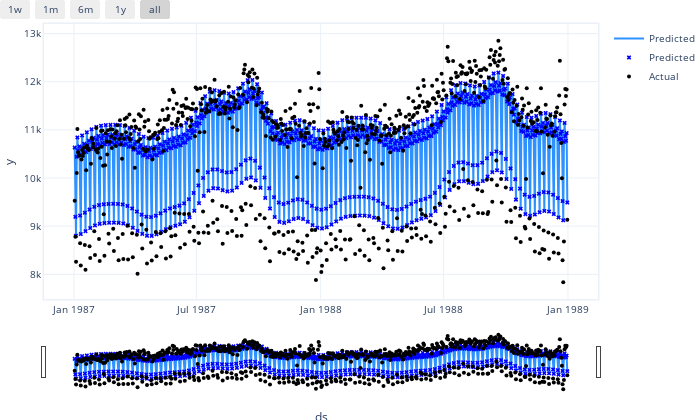

Here is the notebook cell this chart was saved with:
### Code cell
fig_test.show()

### Figure 1 — Plotly figure (JSON) as saved in the notebook; plotly's stock layout.template omitted (floating-point values rounded to 4 significant figures; data arrays with more than 128 entries replaced by an {"elided": "..."} marker saying what was removed)
{"data": [{"line": {"color": "#2d92ff", "width": 2}, "mode": "lines", "name": "Predicted", "type": "scatter", "uid": "cbcbb294-0175-4917-a7e6-5c209d645eb4", "x": {"elided": "730 str values"}, "y": {"elided": "730 float values"}}, {"marker": {"color": "blue", "size": 4, "symbol": "x"}, "mode": "markers", "name": "Predicted", "type": "scatter", "uid": "8375b054-7b29-42b5-8701-c6e5a39ebbc1", "x": {"elided": "730 str values"}, "y": {"elided": "730 float values"}}, {"marker": {"color": "black", "size": 4}, "mode": "markers", "name": "Actual", "type": "scatter", "uid": "6831bf76-b177-48a7-87d9-084aa6d424c9", "x": {"elided": "730 str values"}, "y": {"elided": "730 int values"}}], "layout": {"autosize": true, "font": {"size": 10}, "height": 420, "hovermode": "x unified", "margin": {"b": 0, "l": 0, "pad": 0, "r": 10, "t": 10}, "showlegend": true, "title": {"font": {"size": 12}}, "width": 700, "xaxis": {"linewidth": 1.5, "mirror": true, "rangeselector": {"buttons": [{"count": 7, "label": "1w", "step": "day", "stepmode": "backward"}, {"count": 1, "label": "1m", "step": "month", "stepmode": "backward"}, {"count": 6, "label": "6m", "step": "month", "stepmode": "backward"}, {"count": 1, "label": "1y", "step": "year", "stepmode": "backward"}, {"step": "all"}]}, "rangeslider": {"visible": true}, "showline": true, "title": {"text": "ds"}, "type": "date"}, "yaxis": {"linewidth": 1.5, "mirror": true, "showline": true, "title": {"text": "y"}}}}
